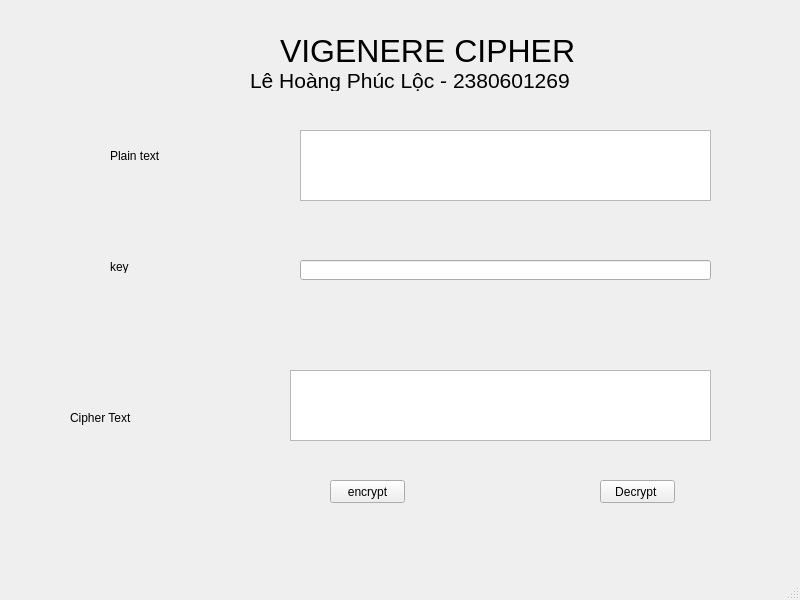
<?xml version="1.0" encoding="UTF-8"?>
<ui version="4.0">
 <class>MainWindow</class>
 <widget class="QMainWindow" name="MainWindow">
  <property name="geometry">
   <rect>
    <x>0</x>
    <y>0</y>
    <width>800</width>
    <height>600</height>
   </rect>
  </property>
  <property name="windowTitle">
   <string>MainWindow</string>
  </property>
  <widget class="QWidget" name="centralwidget">
   <widget class="QLabel" name="label_4">
    <property name="geometry">
     <rect>
      <x>280</x>
      <y>30</y>
      <width>311</width>
      <height>41</height>
     </rect>
    </property>
    <property name="font">
     <font>
      <pointsize>24</pointsize>
     </font>
    </property>
    <property name="text">
     <string>VIGENERE CIPHER</string>
    </property>
   </widget>
   <widget class="QLabel" name="label_5">
    <property name="geometry">
     <rect>
      <x>250</x>
      <y>70</y>
      <width>341</width>
      <height>21</height>
     </rect>
    </property>
    <property name="font">
     <font>
      <pointsize>16</pointsize>
     </font>
    </property>
    <property name="text">
     <string>Lê Hoàng Phúc Lộc - 2380601269</string>
    </property>
   </widget>
   <widget class="QLabel" name="label">
    <property name="geometry">
     <rect>
      <x>110</x>
      <y>140</y>
      <width>61</width>
      <height>31</height>
     </rect>
    </property>
    <property name="text">
     <string>Plain text</string>
    </property>
   </widget>
   <widget class="QTextEdit" name="txt_plain_text">
    <property name="geometry">
     <rect>
      <x>300</x>
      <y>130</y>
      <width>411</width>
      <height>71</height>
     </rect>
    </property>
   </widget>
   <widget class="QLabel" name="label_2">
    <property name="geometry">
     <rect>
      <x>110</x>
      <y>260</y>
      <width>47</width>
      <height>13</height>
     </rect>
    </property>
    <property name="text">
     <string>key</string>
    </property>
   </widget>
   <widget class="QLineEdit" name="txt_key">
    <property name="geometry">
     <rect>
      <x>300</x>
      <y>260</y>
      <width>411</width>
      <height>20</height>
     </rect>
    </property>
   </widget>
   <widget class="QLabel" name="label_3">
    <property name="geometry">
     <rect>
      <x>70</x>
      <y>410</y>
      <width>81</width>
      <height>16</height>
     </rect>
    </property>
    <property name="text">
     <string>Cipher Text</string>
    </property>
   </widget>
   <widget class="QTextEdit" name="txt_cipher_text">
    <property name="geometry">
     <rect>
      <x>290</x>
      <y>370</y>
      <width>421</width>
      <height>71</height>
     </rect>
    </property>
   </widget>
   <widget class="QPushButton" name="btn_encrypt">
    <property name="geometry">
     <rect>
      <x>330</x>
      <y>480</y>
      <width>75</width>
      <height>23</height>
     </rect>
    </property>
    <property name="text">
     <string>encrypt</string>
    </property>
   </widget>
   <widget class="QPushButton" name="btn_decrypt">
    <property name="geometry">
     <rect>
      <x>600</x>
      <y>480</y>
      <width>75</width>
      <height>23</height>
     </rect>
    </property>
    <property name="text">
     <string>Decrypt </string>
    </property>
   </widget>
  </widget>
  <widget class="QMenuBar" name="menubar">
   <property name="geometry">
    <rect>
     <x>0</x>
     <y>0</y>
     <width>800</width>
     <height>21</height>
    </rect>
   </property>
  </widget>
  <widget class="QStatusBar" name="statusbar"/>
 </widget>
 <resources/>
 <connections/>
</ui>
